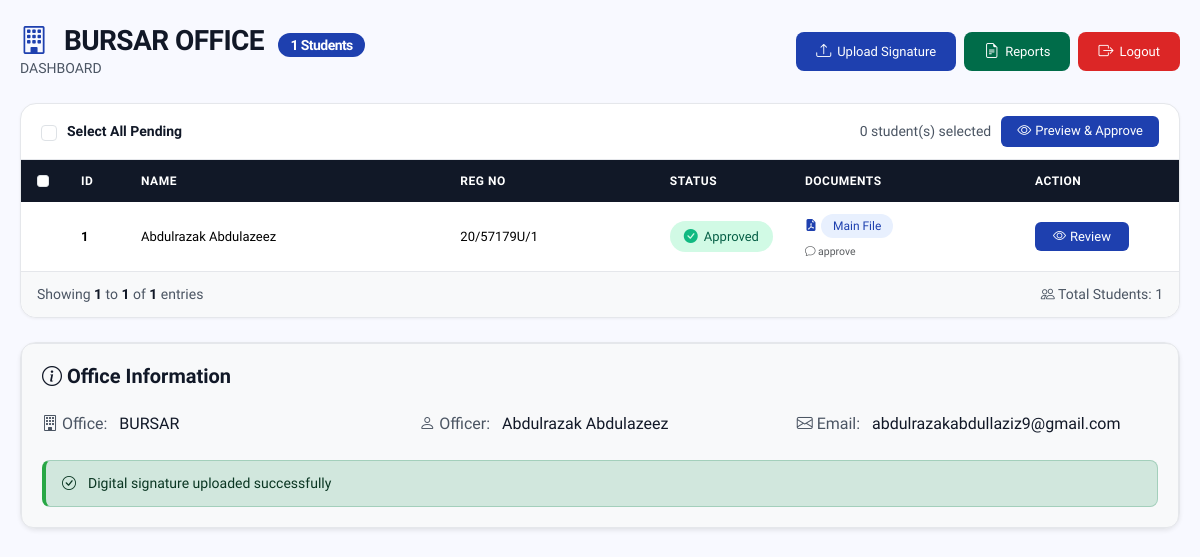
/offices/dashboard.php (signed in), run on the app's committed database.
### tables this page shows
CREATE TABLE `clearance_status` (
  `id` int(11) NOT NULL,
  `student_id` int(11) DEFAULT NULL,
  `department_role` varchar(100) DEFAULT NULL,
  `status` enum('pending','approved','rejected') DEFAULT 'pending',
  `comment` text DEFAULT NULL,
  `digital_signature` varchar(255) DEFAULT NULL,
  `approved_by` int(11) DEFAULT NULL,
  `approved_at` timestamp NULL DEFAULT NULL,
  `student_name` varchar(255) DEFAULT NULL,
  `reg_number` varchar(100) DEFAULT NULL,
  `rejection_reason` text DEFAULT NULL,
  `resubmitted_at` datetime DEFAULT NULL,
  `updated_at` timestamp NOT NULL DEFAULT current_timestamp() ON UPDATE current_timestamp(),
  `document_file` longtext DEFAULT NULL,
  `requirement_files` longtext DEFAULT NULL
);

CREATE TABLE `students` (
  `id` int(11) NOT NULL,
  `fullname` varchar(200) DEFAULT NULL,
  `reg_number` varchar(100) DEFAULT NULL,
  `email` varchar(150) DEFAULT NULL,
  `phone` varchar(20) DEFAULT NULL,
  `faculty_id` int(11) DEFAULT NULL,
  `faculty_name` varchar(255) DEFAULT NULL,
  `department` varchar(150) DEFAULT NULL,
  `programme` varchar(255) DEFAULT NULL,
  `degree_awarded` varchar(255) DEFAULT NULL,
  `password` varchar(255) DEFAULT NULL,
  `passport` varchar(255) DEFAULT NULL,
  `status` enum('pending','cleared','rejected') DEFAULT 'pending',
  `created_at` timestamp NOT NULL DEFAULT current_timestamp(),
  `verification_token` varchar(255) DEFAULT NULL,
  `verified` enum('0','1') DEFAULT '0',
  `reset_token` varchar(255) DEFAULT NULL,
  `reset_token_expiry` datetime DEFAULT NULL,
  `qr_code` varchar(255) DEFAULT NULL,
  `clearance_slip` varchar(255) DEFAULT NULL,
  `last_login` datetime DEFAULT NULL,
  `account_status` enum('active','suspended') DEFAULT 'active',
  `verification_code` varchar(100) DEFAULT NULL,
  `deleted_at` datetime DEFAULT NULL,
  `email_sent` tinyint(4) DEFAULT 0,
  `senate_status` enum('pending','approved') DEFAULT 'pending'
);

CREATE TABLE `officers` (
  `id` int(11) NOT NULL,
  `fullname` varchar(255) DEFAULT NULL,
  `office` varchar(100) DEFAULT NULL,
  `email` varchar(150) DEFAULT NULL,
  `phone` varchar(50) DEFAULT NULL,
  `password` varchar(255) DEFAULT NULL,
  `created_at` timestamp NOT NULL DEFAULT current_timestamp(),
  `digital_signature` varchar(255) DEFAULT NULL,
  `role` varchar(20) DEFAULT 'OFFICE'
);

### offices/dashboard.php (the view, shortened to what this page needs)
<?php
include '../includes/config.php';
$office = strtoupper($_SESSION['office_name']);
$office_officer_name = $_SESSION['office_officer_name'] ?? '';
$office_email = $_SESSION['office_email'] ?? '';
$sig_q = mysqli_query($conn,"
    SELECT digital_signature, fullname, email
    FROM officers
    WHERE id='{$_SESSION['office_officer_id']}'
    LIMIT 1
");
$sig_data = mysqli_fetch_assoc($sig_q);
$signature = $sig_data['digital_signature'] ?? '';
$officer_name = $sig_data['fullname'] ?? $office_officer_name;
$officer_email = $sig_data['email'] ?? $office_email;
$query = mysqli_query($conn,"
SELECT
    s.id,
    s.fullname,
    s.reg_number,
    s.faculty_name,
    s.department,
    cs.status,
    cs.document_file,
    cs.requirement_files,
    cs.comment,
    cs.approved_at
FROM students s
INNER JOIN (
    SELECT student_id, status, document_file, requirement_files, comment, approved_at,
           ROW_NUMBER() OVER (PARTITION BY student_id ORDER BY id DESC) as rn
    FROM clearance_status
    WHERE UPPER(department_role)=UPPER('$office')
) cs ON s.id = cs.student_id AND cs.rn = 1
ORDER BY s.id DESC
");
$total_records = mysqli_num_rows($query);
?>
<!DOCTYPE html>
<html>
<head>
    <link rel="stylesheet" href="https://cdn.jsdelivr.net/npm/bootstrap@5.3.2/dist/css/bootstrap.min.css">
    <link rel="stylesheet" href="https://cdn.jsdelivr.net/npm/bootstrap-icons@1.11.3/font/bootstrap-icons.min.css">
</head>
<body>
<div class="container">
<div class="page-header">
    <div>
        <h1 class="header-title">
            <i class="bi bi-building"></i> <?php echo htmlspecialchars($office); ?> OFFICE
            <span class="badge-count"><?php echo $total_records; ?> Students</span>
        </h1>
        <p class="header-subtitle">DASHBOARD</p>
    </div>
    <div class="header-actions">
        <a href="profile.php" class="btn btn-primary-custom">
            <i class="bi bi-upload"></i> Upload Signature
        </a>
        <a href="reports.php" class="btn btn-success-custom">
            <i class="bi bi-file-earmark-text"></i> Reports
        </a>
        <a href="logout.php" class="btn btn-danger-custom">
            <i class="bi bi-box-arrow-right"></i> Logout
        </a>
    </div>
</div>
<div class="card">
    <?php if(!empty($signature)){ ?>
    <div class="bulk-section">
        <div class="bulk-left">
            <input type="checkbox" id="selectAllPending" class="form-check-input" onclick="toggleSelectAll(this)">
            <label for="selectAllPending" class="mb-0">
                <strong>Select All Pending</strong>
            </label>
        </div>
        <div class="bulk-right">
            <span class="selected-count" id="selectedCount">0 student(s) selected</span>
            <button type="button" class="btn-bulk" onclick="confirmBulkPreview()">
                <i class="bi bi-eye"></i> Preview & Approve
            </button>
        </div>
    </div>
    <?php } ?>
    <div class="table-responsive-custom">
        <form id="bulkApproveForm" method="POST" action="bulk-preview.php">
            <table class="table">
                <thead>
                    <tr>
                        <th class="checkbox-col">
                            <input type="checkbox" id="selectAllPendingTable" class="form-check-input" onclick="toggleSelectAll(this)">
                        </th>
                        <th class="id-col">ID</th>
                        <th>NAME</th>
                        <th>REG NO</th>
                        <th class="status-col">STATUS</th>
                        <th>DOCUMENTS</th>
                        <th class="action-col">ACTION</th>
                    </tr>
                </thead>
                <tbody>
                    <?php if($query && mysqli_num_rows($query) > 0){ ?>
                        <?php while($row = mysqli_fetch_assoc($query)){
                            $status = strtolower($row['status']);
                            if($status == 'approved'){
                                $status_class = 'status-badge-approved';
                                $status_icon = 'bi-check-circle-fill';
                                $status_text = 'Approved';
                            }elseif($status == 'rejected'){
                                $status_class = 'status-badge-rejected';
                                $status_icon = 'bi-x-circle-fill';
                                $status_text = 'Rejected';
                            }else{
                                $status_class = 'status-badge-pending';
                                $status_icon = 'bi-clock-fill';
                                $status_text = 'Pending';
                            }
                        ?>
                        <tr>
                            <td class="text-center">
                            </td>
                            <td><strong><?php echo $row['id']; ?></strong></td>
                            <td><?php echo htmlspecialchars($row['fullname']); ?></td>
                            <td><?php echo htmlspecialchars($row['reg_number']); ?></td>
                            <td>
                                <span class="status-badge <?php echo $status_class; ?>" data-student-id="<?php echo $row['id']; ?>">
                                    <i class="bi <?php echo $status_icon; ?>"></i> <?php echo $status_text; ?>
                                </span>
                            </td>
                            <td>
                                <div class="doc-list">
                                    <?php
                                    if(!empty($row['document_file'])){
                                        echo "<div class='doc-item'>";
                                        echo "<span class='file-icon'><i class='bi bi-file-earmark-pdf-fill'></i></span>";
                                        echo "<span class='badge-document'>Main File</span>";
                                        echo "</div>";
                                    }
                                    if(!empty($row['comment'])){
                                        echo "<div class='doc-item mt-1'><small class='text-muted'><i class='bi bi-chat'></i> " . htmlspecialchars($row['comment']) . "</small></div>";
                                    }
                                    ?>
                                </div>
                            </td>
                            <td>
                                <?php if(!empty($signature)){ ?>
                                    <a href="review-request.php?id=<?php echo $row['id']; ?>" class="btn-review">
                                        <i class="bi bi-eye"></i> Review
                                    </a>
                                <?php } else { ?>
                                    <button class="btn-review-disabled" disabled>
                                        <i class="bi bi-upload"></i> Upload Signature First
                                    </button>
                                <?php } ?>
                            </td>
                        </tr>
                        <?php } ?>
                    <?php } ?>
                </tbody>
            </table>
        </form>
    </div>
    <div class="table-footer">
        <span>
            Showing <strong><?php echo ($total_records > 0) ? '1' : '0'; ?></strong>
            to <strong><?php echo $total_records; ?></strong>
            of <strong><?php echo $total_records; ?></strong> entries
        </span>
        <span>
            <i class="bi bi-people"></i> Total Students: <?php echo $total_records; ?>
        </span>
    </div>
</div>
<div class="card shadow-sm">
    <div class="card-body office-info-card">
        <h5><i class="bi bi-info-circle"></i> Office Information</h5>
        <div class="row g-3">
            <div class="col-md-4">
                <div class="info-item">
                    <span class="info-label"><i class="bi bi-building"></i> Office:</span>
                    <span class="info-value ms-2"><?php echo htmlspecialchars($office); ?></span>
                </div>
            </div>
            <div class="col-md-4">
                <div class="info-item">
                    <span class="info-label"><i class="bi bi-person"></i> Officer:</span>
                    <span class="info-value ms-2"><?php echo htmlspecialchars($officer_name); ?></span>
                </div>
            </div>
            <div class="col-md-4">
                <div class="info-item">
                    <span class="info-label"><i class="bi bi-envelope"></i> Email:</span>
                    <span class="info-value ms-2"><?php echo htmlspecialchars($officer_email); ?></span>
                </div>
            </div>
        </div>
        <?php if(!empty($signature)){ ?>
            <div class="alert alert-success mt-3 mb-0" style="border-left:4px solid #28a745;">
                <i class="bi bi-check-circle"></i> Digital signature uploaded successfully
            </div>
        <?php } ?>
    </div>
</div>
</div>
</body>
</html>

### data on the page
clearance_status: student "1", student.fullname "Abdulrazak Abdulazeez", student.reg_number "20/57179U/1", status "Approved", shows "Main File", comment "approve"
officers: fullname "Abdulrazak Abdulazeez", email "abdulrazakabdullaziz9@gmail.com"

### other printed values
$office "BURSAR"
$total_records "1"
